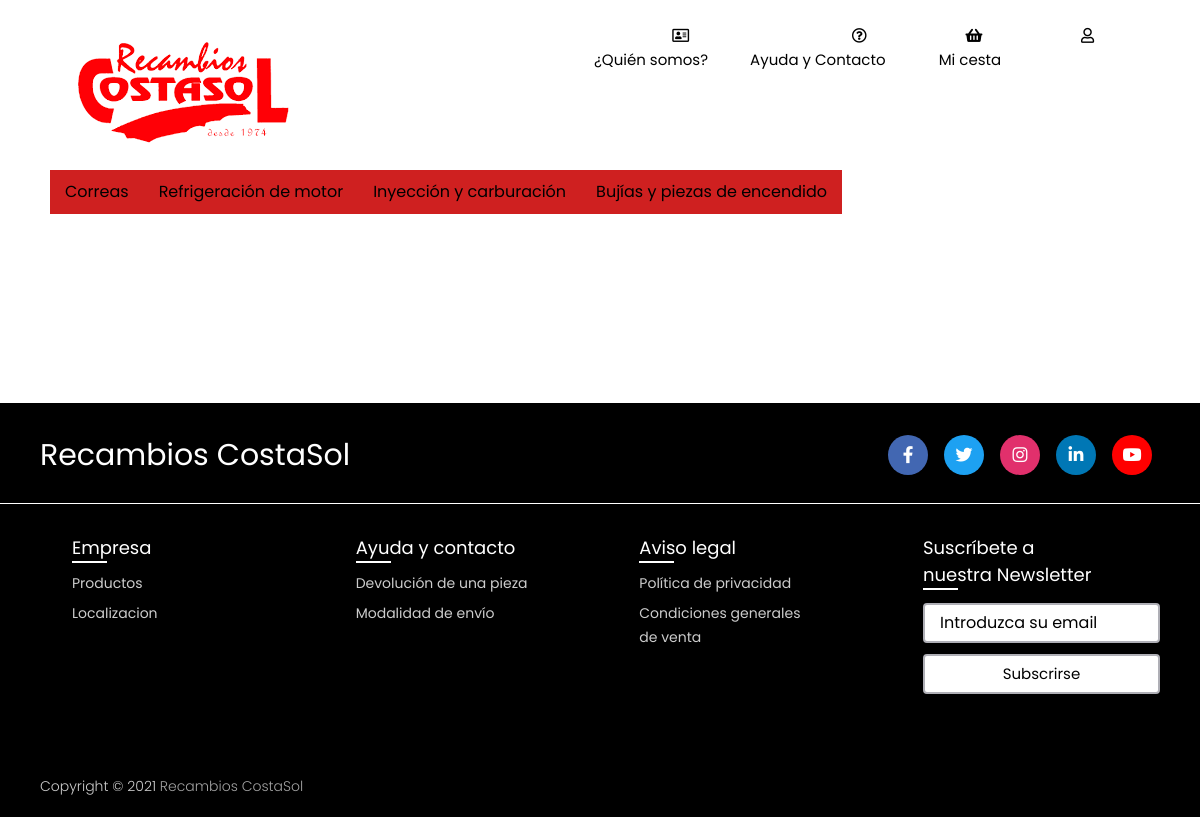
/categoria.php?id=1, run on the app's committed database.
### tables this page shows
CREATE TABLE `subcategorias` (
  `idSubCategoria` int(11) NOT NULL,
  `nombreSubCategoria` varchar(200) NOT NULL,
  `categorias_idcategorias1` int(11) NOT NULL
);

### categoria.php (the view, shortened to what this page needs)
<?php
if (isset($_GET['id'])) {
    $idCategoria = $_GET['id'];
}
?>
<!DOCTYPE html>
<html>
  <head>
    <link rel="stylesheet" href="css/estiloArriba.css" />
    <link rel="stylesheet" href="css/estiloAbajo.css" />
    <link rel="stylesheet" href="css/homefinal48.css" />
    <link
      rel="stylesheet"
      href="https://use.fontawesome.com/releases/v5.8.1/css/all.css"
    />
    <link href="https://cdn.jsdelivr.net/npm/bootstrap@5.1.3/dist/css/bootstrap.min.css" rel="stylesheet">
  </head>
  <body>
    <header class="RecambiosCostaSol">
      <div class="ancho">
        <div class="logo">
          <p>
            <a href="home.php"> <img src="img/logo.png" /></a>
          </p>
        </div>
        <nav>
          <ul>
            <li>
              <a href="Informacion.php">
                <i class="far fa-address-card"></i> <br />
                ¿Quién somos?</a
              ><br />
            </li>
            <li>
              <a href="AyudaYContacto.php">
                <i class="far fa-question-circle"></i> <br />
                Ayuda y Contacto</a
              ><br />
            </li>
            <li>
              <a href="mostrarcarrito.php">
                <i class="fas fa-shopping-basket"></i> <br />
                Mi cesta</a
              >
              <br />
            </li>
            <li>
              <a <?php if(isset($_SESSION['correo'])){ ?> href="MisDatosPersonales.php" <?php } else { ?> href="login.php"<?php } ?>>
                <i class="far fa-user"></i> <br />
                <?=$_SESSION['correo']?></a
              ><br />
            </li>
          </ul>
        </nav>
      </div>
    </header>
 <div class="menu">
        <?php
        include('db.php');
        $resultado = $conexion->query("SELECT * FROM `categorias` WHERE idcategorias=" .$idCategoria) or die($conexion->error);
        while ($fila = mysqli_fetch_array($resultado)) {
        ?>
        <ul class="nav">
                    <?php
                    $idCategoria = $fila['idcategorias'];
                    $resultado2 = $conexion->query("SELECT * FROM `subcategorias` WHERE categorias_idcategorias1 =".$idCategoria) or die($conexion->error);
                    while ($fila3 = mysqli_fetch_array($resultado2)) {
                    ?>
                    <li><a href=<?php echo "listarProductos.php?idsubcategoria=". $fila3['idSubCategoria']; ?>> <?php echo $fila3['nombreSubCategoria']; ?></a>
                    </li>
                    <?php
        }
        ?>
            <?php
        }?>
        </ul>
    </div>
 <footer>
      <div class="content">
        <div class="top">
          <div class="logo-details">
            <span class="logo_name">Recambios CostaSol</span>
          </div>
          <div class="media-icons">
            <a href="https://es-es.facebook.com/recambioscostasol"><i class="fab fa-facebook-f"></i></a>
            <a href="#"><i class="fab fa-twitter"></i></a>
            <a href="https://www.instagram.com/explore/locations/1026264110/recambios-costasol/?hl="><i class="fab fa-instagram"></i></a>
            <a href="#"><i class="fab fa-linkedin-in"></i></a>
            <a href="#"><i class="fab fa-youtube"></i></a>
          </div>
        </div>
        <div class="link-boxes">
          <ul class="box">
            <li class="link_name">Empresa</li>
            <li><a href="busqueda.php">Productos</a></li>
            <li><a href="https://www.google.es/maps/place/Recambios+Costasol+(HUÉRCAL+DE+ALMERÍA)/@36.8400132,-2.6040666,12z/data=!3m1!5s0xd7a9e39d4aa7bb7:0xdeb2a0b77d0e209d!4m9!1m2!2m1!1srecambios+costasol!3m5!1s0xd7a9de169b9a847:0x10ebb71847d12a14!8m2!3d36.8748741!4d-2.4432525!15sChJyZWNhbWJpb3MgY29zdGFzb2xaFCIScmVjYW1iaW9zIGNvc3Rhc29skgEVdXNlZF9hdXRvX3BhcnRzX3N0b3Jl?hl=es">Localizacion</a></li>
          </ul>
          <ul class="box">
            <li class="link_name">Ayuda y contacto</li>
            <li><a href="Preguntas.php">Devolución de una pieza</a></li>
            <li><a href="Preguntas.php">Modalidad de envío</a></li>
          </ul>
          <ul class="box">
            <li class="link_name">Aviso legal</li>
            <li><a href="politicaPrivacidad.php">Política de privacidad</a></li>
            <li><a href="condicionesgeneralesventa.php">Condiciones generales de venta</a></li>
          </ul>
          <ul class="box input-box">
            <form action="suscribir.php" method="POST">
            <li class="link_name">Suscríbete a nuestra Newsletter</li>
            <li><input type="text" name="correo" placeholder="Introduzca su email" required /></li>
            <li><input type="submit" value="Subscrirse" /></li>
            </form>
          </ul>
        </div>
      </div>
      <div class="bottom-details">
        <div class="bottom_text">
          <span class="copyright_text"
            >Copyright © 2021 <a href="home.php">Recambios CostaSol</a></span
          >
        </div>
      </div>
    </footer>
  </body>
</html>

### css/estiloArriba.css (style rules this page uses)
* { margin: 0%; padding: 0%; }
header { width: 100%; height: 70px; }
.ancho { width: 95%; height: 70px; margin: auto; }
.logo { width: 25%; height: 70px; float: left; padding-top: 10px; }
nav { width: 70%; height: 90px; float: left; padding-top: 24px; box-sizing: border-box; text-align: right; }
nav ul li { display: inline-block; padding-left: 1cm; }
nav ul li a { color: black; font-size: 15px; text-decoration: none; padding-left: 1cm; }
nav ul li a i { padding-right: 0.5cm; }

### css/estiloAbajo.css (style rules this page uses)
* { margin: 0; padding: 0; box-sizing: border-box; font-family: "Poppins" , sans-serif; }
body { min-height: 100vh; width: 100%; background: white; }
footer { position: relative; background: black; width: 100%; bottom: 0; left: 0; margin-top: 5cm; }
footer::before { content: ''; position: absolute; left: 0; top: 100px; height: 1px; width: 100%; background: white; }
footer .content { max-width: 1250px; margin: auto; padding: 30px 40px 40px 40px; }
footer .content .top { display: flex; align-items: center; justify-content: space-between; margin-bottom: 50px; }
.content .top .logo-details { color: #fff; font-size: 30px; }
.content .top .media-icons { display: flex; }
.content .top .media-icons a { height: 40px; width: 40px; margin: 0 8px; border-radius: 50%; text-align: center; line-height: 40px; color: #fff; font-size: 17px; text-decoration: none; transition: all 0.4s ease; }
.top .media-icons a:nth-child(1) { background: #4267B2; }
.top .media-icons a:nth-child(2) { background: #1DA1F2; }
.top .media-icons a:nth-child(3) { background: #E1306C; }
.top .media-icons a:nth-child(4) { background: #0077B5; }
.top .media-icons a:nth-child(5) { background: #FF0000; }
footer .content .link-boxes { width: 100%; display: flex; justify-content: space-between; }
footer .content .link-boxes .box { width: calc(100% / 5 - 10px); }
.content .link-boxes .box .link_name { color: #fff; font-size: 18px; font-weight: 400; margin-bottom: 10px; position: relative; }
.link-boxes .box .link_name::before { content: ''; position: absolute; left: 0; bottom: -2px; height: 2px; width: 35px; background: #fff; }
.content .link-boxes .box li { margin: 6px 0; list-style: none; }
.content .link-boxes .box li a { color: #fff; font-size: 14px; font-weight: 400; text-decoration: none; opacity: 0.8; transition: all 0.4s ease }
.content .link-boxes .input-box { margin-right: 55px; }
.link-boxes .input-box input { height: 40px; width: calc(100% + 55px); outline: none; border: 2px solid #AFAFB6; background: white; border-radius: 4px; padding: 0 15px; font-size: 15px; color: black; margin-top: 5px; }
.link-boxes .input-box input::placeholder { color: black; font-size: 16px; }
footer .bottom-details { width: 100%; background: black; }
footer .bottom-details .bottom_text { max-width: 1250px; margin: auto; padding: 20px 40px; display: flex; justify-content: space-between; }
.bottom-details .bottom_text span, .bottom-details .bottom_text a { font-size: 14px; font-weight: 300; color: #fff; opacity: 0.8; text-decoration: none; }
.bottom-details .bottom_text a { margin-right: 10px; }

### css/homefinal48.css (style rules this page uses)
* { margin: 0%; padding: 0%; }
.menu { margin-top: 100px; margin-left: auto; margin-right: auto; width: 1100px; }
ul, ol { list-style: none; }
.nav li a { background-color: rgb(207, 32, 32);; color: rgb(0, 0, 0); text-decoration: none; padding: 10px 15px; display: block; }
.nav > li { float: left; }

### data on the page
subcategorias: nombreSubCategoria "Correas"
subcategorias: nombreSubCategoria "Refrigeración de motor"
subcategorias: nombreSubCategoria "Inyección y carburación"
subcategorias: nombreSubCategoria "Bujías y piezas de encendido"
